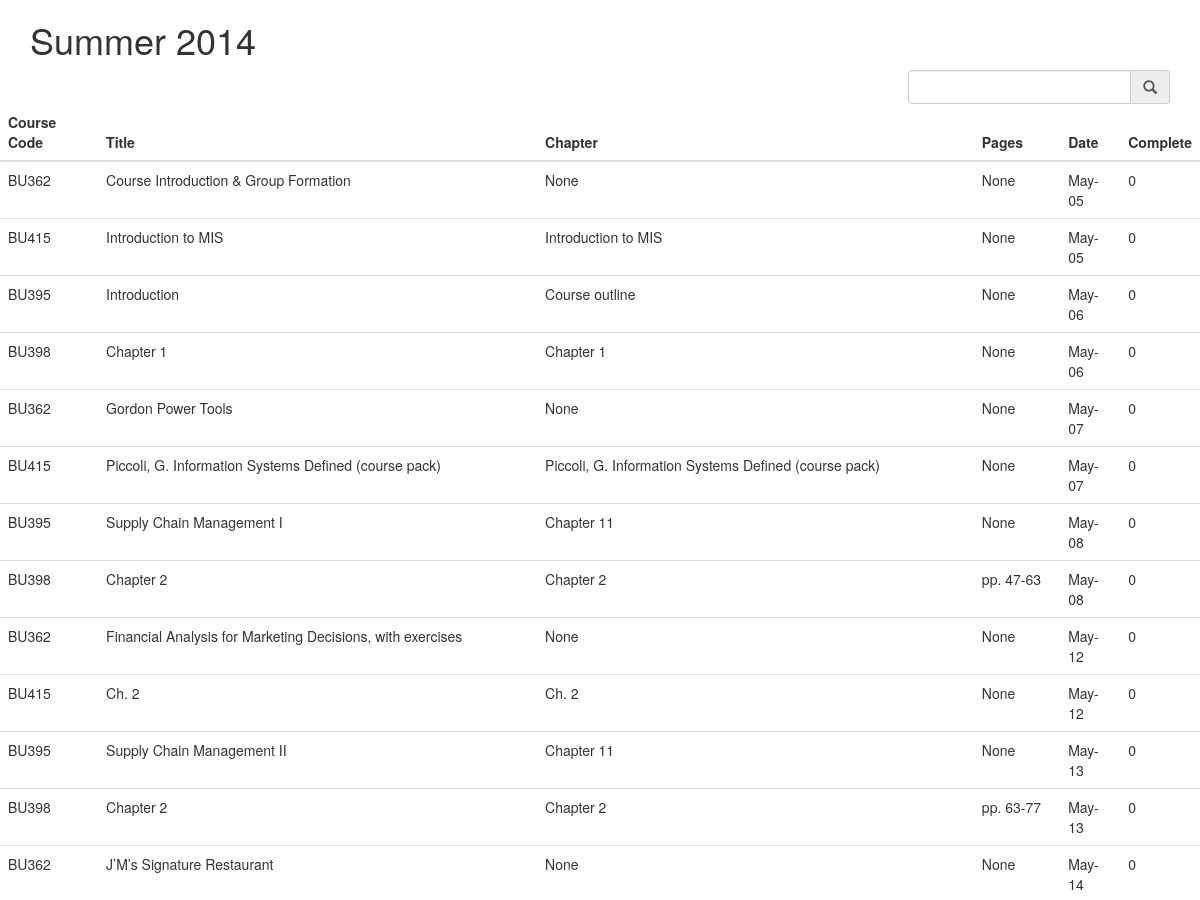
The app's page /Readings (upper part), older data.
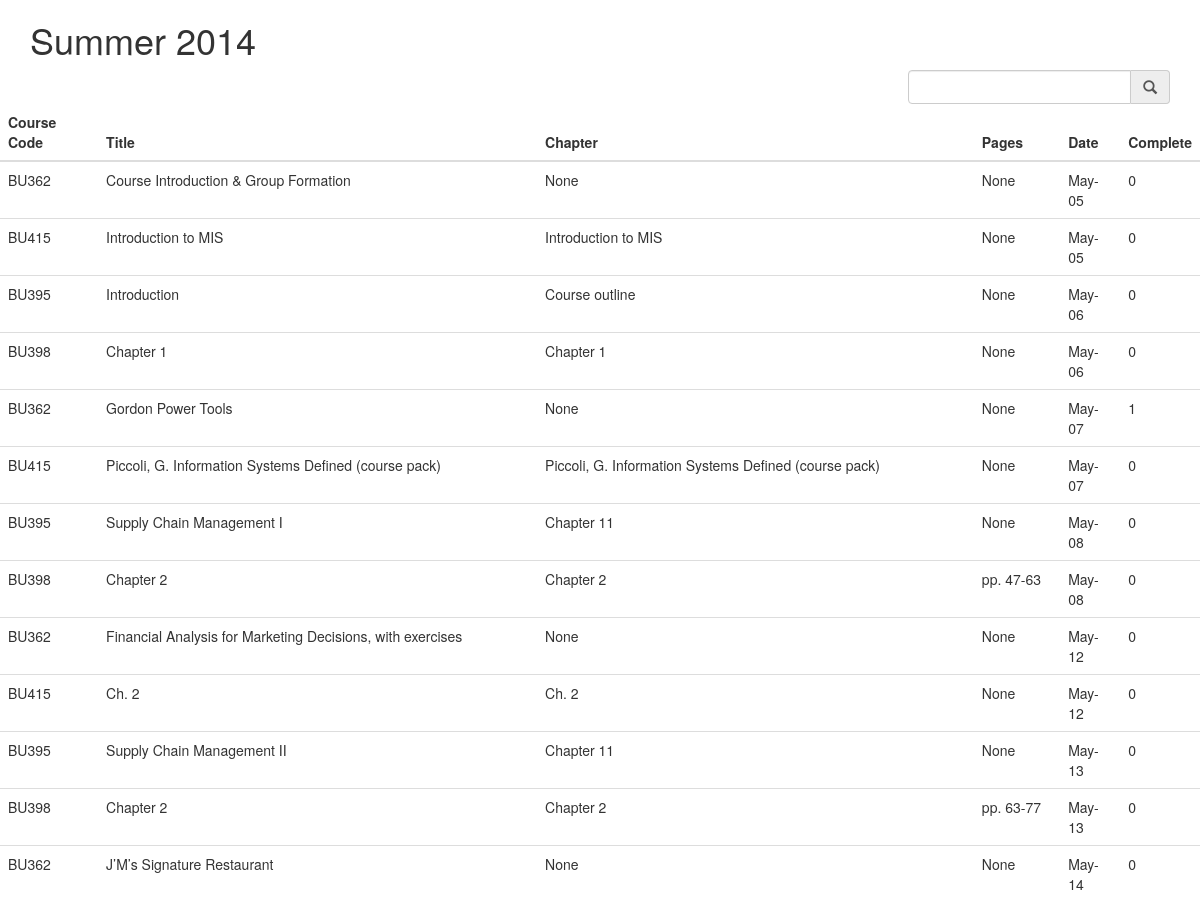
The same page, newer data.
### tables this page shows
CREATE TABLE Readings
            (course_code text, name text, chapter int, date text, pages text, complete bool);

### index.py (the view)
@app.route('/Readings')
def show_readings():
    db = get_db()
    sql = '''SELECT * FROM {0} ORDER BY date'''.format("Readings")
    cur = db.execute(sql)
    entries = cur.fetchall()
    return render_template('show_readings.html',entries=entries)

### index.py (called while the page is built)
def get_db():
    top = _app_ctx_stack.top
    if not hasattr(top, 'sqlite_db'):
        sqlite_db = sqlite3.connect(app.config['DATABASE'])
        sqlite_db.row_factory = sqlite3.Row
        top.sqlite_db = sqlite_db
    return top.sqlite_db

@app.teardown_appcontext
def close_db_connection(exception):
    top = _app_ctx_stack.top
    if hasattr(top, 'sqlite_db'):
        top.sqlite_db.close()

def format_datetime(value,format='%b-%d'):
    list_date = value.split('-')
    strdate = date(int(list_date[0]),int(list_date[1]),int(list_date[2]))
    return strdate.strftime(format)

### templates/show_readings.html (shortened to what this page needs)
{% extends "individual_reading.html" %}
{% block body %}
        <div class="row">
            <div class="col-md-12">
                 <table class="table" id="homework">
                     <thead>
                      <tr>
                          <th>Course Code</th>
                          <th>Title</th>
                          <th>Chapter</th>
                          <th>Pages</th>
                          <th>Date</th>
                          <th>Complete</th>
                      </tr>
                    </thead>
                    <tbody>
                     {% for entry in entries %}
                    <tr>
                        <td>{{ entry.course_code }}</td>
                        <td>{{ entry.name }}</td>
                        <td>{{ entry.chapter }}</td>
                        <td>{{ entry.pages }}</td>
                        <td>{{ entry.date|datetimeformat }}</td>
                        <td>{{ entry.complete }}</td>
                    </tr>
                    {% else %}
                    <tr><td><em>Unbelievable.  No entries here so far</em></td></tr>
                    {% endfor %}
                    </tbody>
                 </table>
        </div>
    </div>
{% endblock %}

Row changes from the older to the newer data that the page shows:
changed Readings "Gordon Power Tools": complete "0" → "1"
